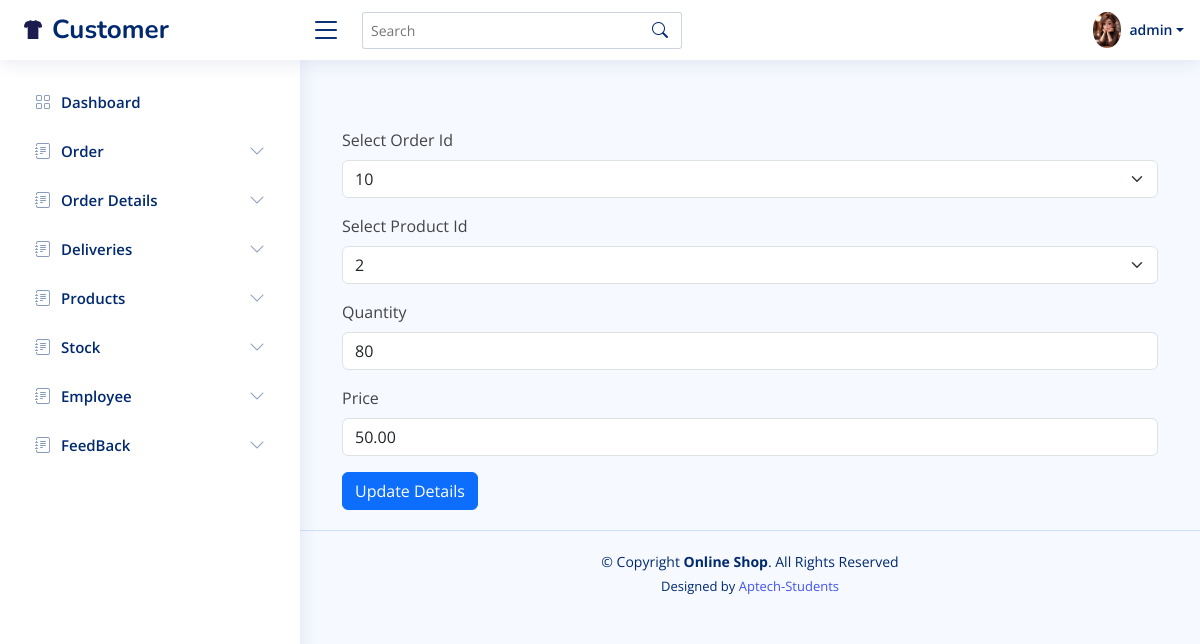
The app's page /online_shop/admin/update-details.php?detail=4 (signed in) with its own data.
### tables this page shows
CREATE TABLE `order_details` (
  `orderDetail_id` int(11) NOT NULL,
  `order_id` int(11) DEFAULT NULL,
  `product_id` int(11) DEFAULT NULL,
  `quantity` int(11) DEFAULT NULL,
  `price` decimal(10,2) DEFAULT NULL
);

CREATE TABLE `orders` (
  `order_id` int(11) NOT NULL,
  `customer_id` int(11) DEFAULT NULL,
  `order_date` date DEFAULT NULL,
  `totalAmount` decimal(10,2) DEFAULT NULL
);

CREATE TABLE `products` (
  `product_id` int(11) NOT NULL,
  `product_name` varchar(100) DEFAULT NULL,
  `description` text DEFAULT NULL,
  `price` decimal(10,2) DEFAULT NULL,
  `category` varchar(100) DEFAULT NULL
);

### online_shop/admin/update-details.php (the view, shortened to what this page needs)
<?php include "header.php"; ?>
<?php
include 'config.php';
?>
<div class="container mt-5">
    <form action="" method="post">
        <?php
        if (isset($_GET['detail'])) {
            $detail_id = $_GET['detail'];
            $sel = "SELECT * FROM order_details WHERE orderDetail_id = '$detail_id'";
            $result = mysqli_query($conn, $sel);
            $row = mysqli_fetch_array($result);
        ?>
            <div class="mb-3">
                <label class="form-label">Select Order Id</label>
                <select class="form-select" name="order_id" required>
                    <?php
                    $order_query = 'SELECT order_id FROM orders';
                    $order_res = mysqli_query($conn, $order_query);
                    while ($order = mysqli_fetch_array($order_res)) {
                    ?>
                        <option value="<?php echo $order['order_id']; ?>" <?php echo ($order['order_id'] == $row['order_id']) ? 'selected' : ''; ?>>
                            <?php echo $order['order_id']; ?>
                        </option>
                    <?php
                    }
                    ?>
                </select>
            </div>
            <div class="mb-3">
                <label class="form-label">Select Product Id</label>
                <select class="form-select" name="product_id" required>
                    <?php
                    $product_query = 'SELECT product_id FROM products';
                    $product_res = mysqli_query($conn, $product_query);
                    while ($product = mysqli_fetch_array($product_res)) {
                    ?>
                        <option value="<?php echo $product['product_id']; ?>" <?php echo ($product['product_id'] == $row['product_id']) ? 'selected' : ''; ?>>
                            <?php echo $product['product_id']; ?>
                        </option>
                    <?php
                    }
                    ?>
                </select>
            </div>
            <div class="mb-3">
                <label class="form-label">Quantity</label>
                <input type="number" class="form-control" name="quantity" value="<?php echo $row['quantity']; ?>" required />
            </div>
            <div class="mb-3">
                <label class="form-label">Price</label>
                <input type="number" step="0.01" class="form-control" name="price" value="<?php echo $row['price']; ?>" required />
            </div>
            <button type="submit" class="btn btn-primary" name="update_detail">
                Update Details
            </button>
        <?php
        } else {
            echo "<p>Order detail not found!</p>";
        }
        ?>
    </form>
</div>
<?php include "footer.php"; ?>

### online_shop/admin/assets/css/style.css (style rules this page uses)
:root { scroll-behavior: smooth; }
body { font-family: "Open Sans", sans-serif; background: #f6f9ff; color: #444444; }

### records on screen
order_details: order_id "10", product_id "2", quantity "80", price "50.00"

### other values on screen
$_SESSION['username'] "admin"
